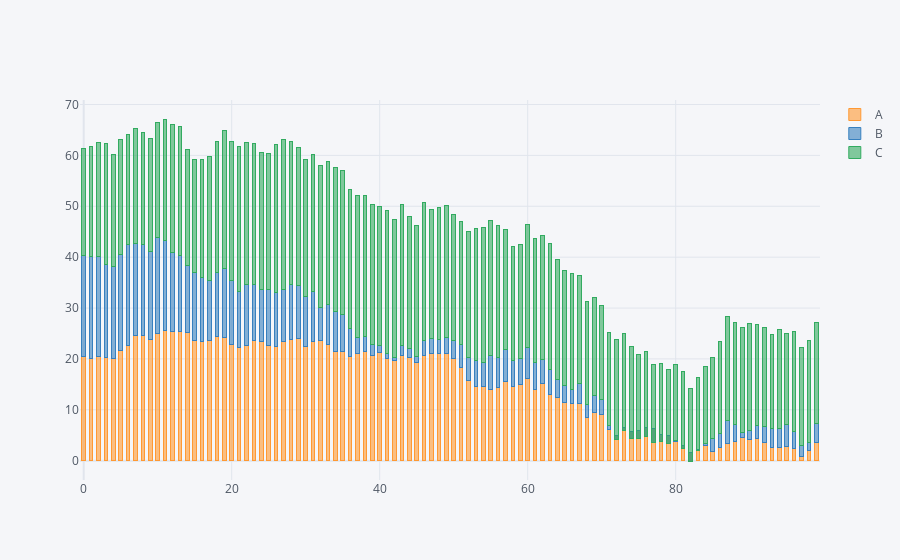

Notebook code cell kept with this figure:
### Code cell
cf.set_config_file(theme='pearl')
df.iplot(kind='bar', barmode='stack', bargap=0.5)
